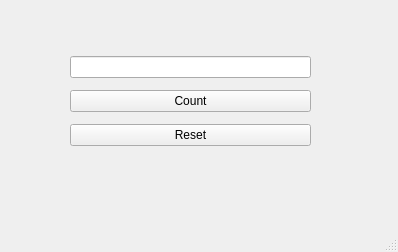
<?xml version="1.0" encoding="UTF-8"?>
<ui version="4.0">
 <class>MainWindow</class>
 <widget class="QMainWindow" name="MainWindow">
  <property name="geometry">
   <rect>
    <x>0</x>
    <y>0</y>
    <width>398</width>
    <height>252</height>
   </rect>
  </property>
  <property name="windowTitle">
   <string>MainWindow</string>
  </property>
  <widget class="QWidget" name="centralwidget">
   <widget class="QWidget" name="gridLayoutWidget">
    <property name="geometry">
     <rect>
      <x>70</x>
      <y>50</y>
      <width>241</width>
      <height>102</height>
     </rect>
    </property>
    <layout class="QGridLayout" name="gridLayout">
     <item row="1" column="0">
      <widget class="QPushButton" name="count">
       <property name="text">
        <string>Count</string>
       </property>
      </widget>
     </item>
     <item row="0" column="0">
      <widget class="QLineEdit" name="teksti"/>
     </item>
     <item row="2" column="0">
      <widget class="QPushButton" name="reset">
       <property name="text">
        <string>Reset</string>
       </property>
      </widget>
     </item>
    </layout>
   </widget>
  </widget>
  <widget class="QMenuBar" name="menubar">
   <property name="geometry">
    <rect>
     <x>0</x>
     <y>0</y>
     <width>398</width>
     <height>25</height>
    </rect>
   </property>
  </widget>
  <widget class="QStatusBar" name="statusbar"/>
 </widget>
 <resources/>
 <connections/>
</ui>
